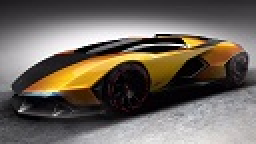
#> input picture che.jpg, 128 x 72 px (shown 2 times larger)
$ python tb_in.py
#> lines starting #> are read from the running program, lines starting #| are printed output that depends on the picture
import cv2
import sys
import numpy as np
import matplotlib.image as mpimg
import matplotlib.pyplot as plt
import conv

image = cv2.imread("che.jpg", cv2.IMREAD_COLOR)
#> image is the input picture: shape (72, 128, 3); mean B, G, R 92.8, 101.7, 109.8
(b, g, r) = cv2.split(image)
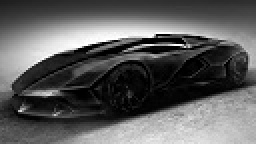
#> b: shape (72, 128) (shown 2 times larger); min 0, max 255, mean 92.8
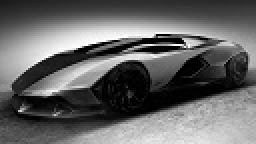
#> g: shape (72, 128) (shown 2 times larger); min 0, max 255, mean 101.7
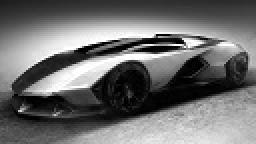
#> r: shape (72, 128) (shown 2 times larger); min 0, max 255, mean 109.8

print(b)
#> (printed output is left out)
print(g)
#> (printed output is left out)
print(r)
#> (printed output is left out)

# plt.imshow(b)
# plt.show()

fo = open("pic.txt", "w")
for i in range(b.shape[0]):
    for j in range(b.shape[1]):
        fo.write(str(b[i,j]+g[i,j]*256+r[i,j]*65536)+'\n');
fo.close()
